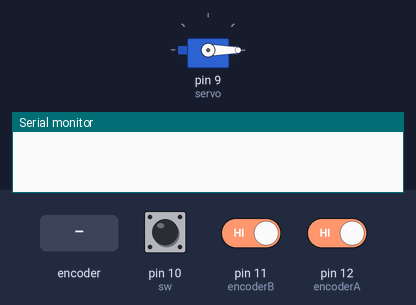
This sketch was run on a simulated Arduino Uno, built with avr-gcc and run on an emulated ATmega328P. On the bench: servo, the last lines printed to the serial monitor. Inputs (shaded band) come from the test bench; at power-on: pin 10 (sw) HIGH, pin 11 (encoderB) HIGH, pin 12 (encoderA) HIGH.

Above: at 1.2 s.
1.3 s: rotary encoder on pin 12 (encoderA) / pin 11 (encoderB) turned 3 steps (first pin leading)
At 2.4 s:
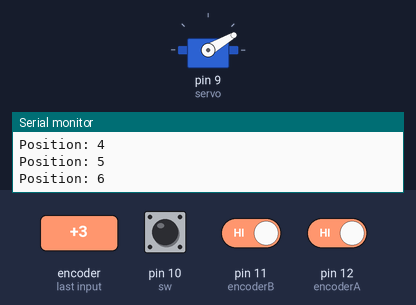
4.3 s: rotary encoder on pin 12 (encoderA) / pin 11 (encoderB) turned 1 step (first pin leading)
At 5.6 s:
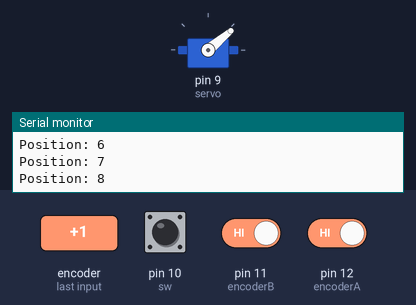
6.0 s: rotary encoder on pin 12 (encoderA) / pin 11 (encoderB) turned 3 steps (first pin leading)
At 7.2 s:
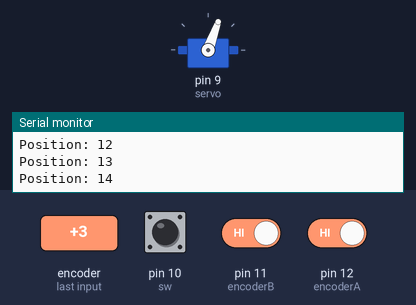
9.0 s: rotary encoder on pin 12 (encoderA) / pin 11 (encoderB) turned 1 step (first pin leading)
At 10.3 s:
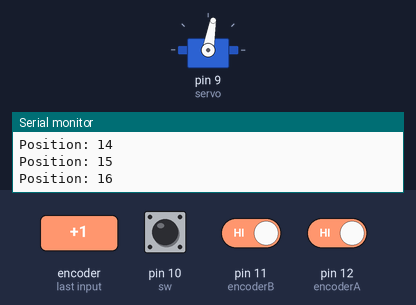
10.7 s: pin 10 (sw) pulled LOW for 0.15 s
At 11.0 s:
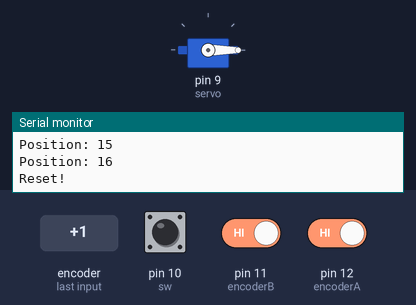
Timing chart, 0 to 13.3 s (numbered marks = the images above; inputs shaded):
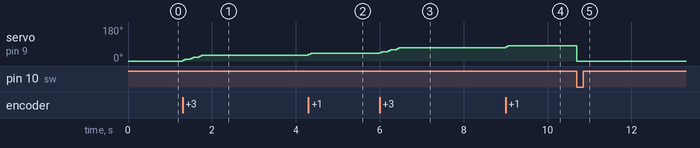

The sketch:

Rotary_Encoder.ino
```cpp
/* Written by Brian Sun
 * Date: August 2, 2020
 * A rotary encoder that can control a servo motor.
 *
 */
 #include <Servo.h>

 #define encoderA 12
 #define encoderB 11
 #define sw 10
 #define servo 9

 Servo myservo;
 int counter = 0;
 int aState;
 int aLastState;
 int servoPos = 0;

 void setup() {
  // initializing encoder pins
   pinMode (encoderA,INPUT);
   pinMode (encoderB,INPUT);
   pinMode (sw, INPUT_PULLUP);
   myservo.attach(servo);

   Serial.begin (9600);
   // Reads the initial state of the encoderA
   aLastState = digitalRead(encoderA);
   myservo.write(0);
 }

 void loop() {
   aState = digitalRead(encoderA); // Reads the "current" state of the encoderA

   // If the previous and the current state of the encoderA are different, that means a Pulse has occured
   if (aState != aLastState){
     // If the encoderB state is different to the encoderA state, that means the encoder is rotating clockwise
     if (digitalRead(encoderB) != aState) {
      if(counter == 40){
        counter = 0;
      }
       counter ++;
       servoPos += 5;
     } else {
      if(counter == 0){
        counter = 40;
      }
       counter --;
       servoPos -= 5;
     }
     if(servoPos > 180){
      servoPos = 180;
     } else if (servoPos < 0){
      servoPos = 0;
     }
     Serial.print("Position: ");
     Serial.println(counter);
     myservo.write(servoPos);
   }
   aLastState = aState; // Updates the previous state of the encoderA with the current state

   // resetting the position of servo by pressing the switch
   if (digitalRead(sw) == LOW){
    Serial.println("Reset!");
    servoPos = 0;
    myservo.write(servoPos);
    delay(500);
   }
 }
```

Measured:
- after the input at 1.3 s, servo on pin 9 (servo): 0° → 10° at once, → 20° 0.20 s later, → 30° 0.20 s later
- after the input at 4.3 s, servo on pin 9 (servo): 30° → 40° at once
- after the input at 6.0 s, servo on pin 9 (servo): 40° → 50° at once, → 60° 0.20 s later, → 70° 0.20 s later
- after the input at 9.0 s, servo on pin 9 (servo): 70° → 80° at once
- after the input at 10.7 s, servo on pin 9 (servo): 80° → 0° at once
